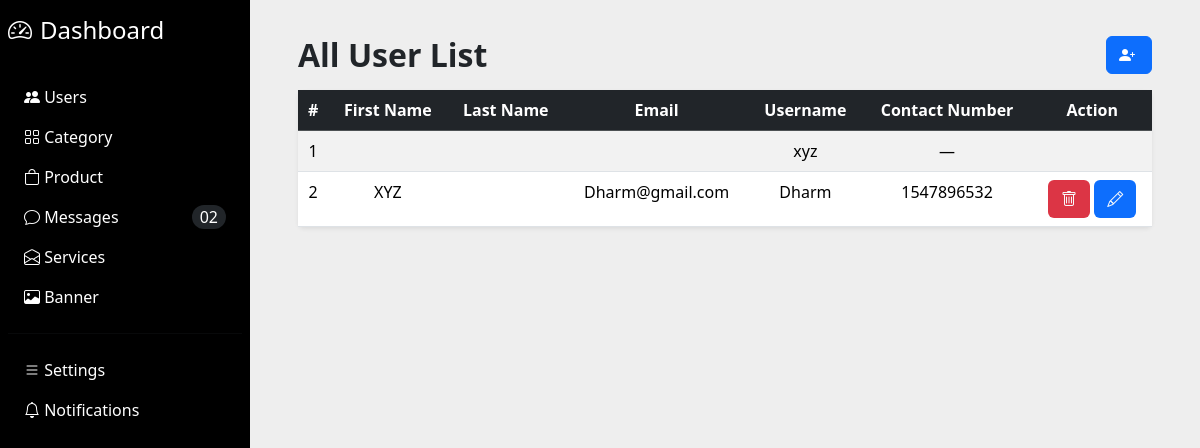
Page /dashboard/users/ (signed in) on the earlier database version.
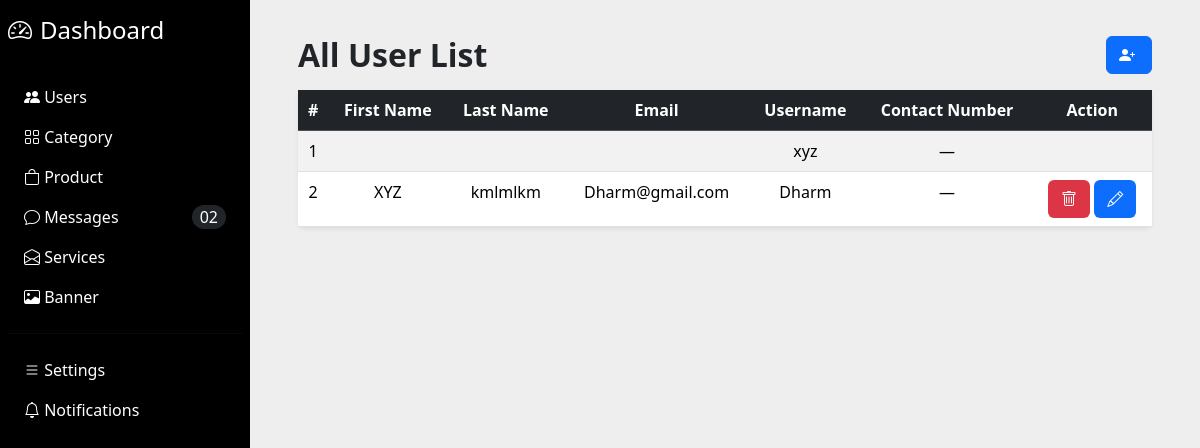
Same page on the later database version.
### users/models.py (models this page shows, shortened)
class BaseModel(models.Model):
    created_at = models.DateTimeField(auto_now_add=True,null=True)
    updated_at = models.DateTimeField(auto_now=True)
    class Meta:
        abstract = True

class User(BaseModel, AbstractUser):
    ROLE_CHOICES = (
        ('admin', 'Admin'),
        ('customer', 'Customer'),
    )
    role = models.CharField(
        max_length=20,
        choices=ROLE_CHOICES,
        default='customer'
    )
    contact_number = models.CharField(
        max_length=15,
        blank=True,
        null=True,
        unique=True
    )

### dashboard/views.py (the view)
# urls.py: path("users/", UserListView.as_view(), name="user_list"),
class UserListView(DashboardLoginRequiredMixin,LoginRequiredMixin, ListView):
    model = User
    template_name = "dashboard/all-user.html"
    context_object_name = "all_user"

### dashboard/views.py (called while the page is built)
    def dispatch(self, request, *args, **kwargs):
        if not request.user.is_authenticated:
            return render(request, 'index.html')
        return super().dispatch(request, *args, **kwargs)

### template/dashboard/all-user.html (shortened to what this page needs)
{% extends "dashboard/base.html" %} {% block content %}
<div class="container-fluid">
  <div class="d-flex justify-content-between align-items-center mb-3">
    <h2 class="fw-bold mb-0">All User List</h2>
    <a href="{% url 'add_user'%}" class="btn btn-primary" title="Add User">
      <i class="bi bi-person-plus-fill me-1"></i>
    </a>
  </div>
  <div class="card shadow-sm border-0">
    <div class="card-body p-0">
      <div class="table-responsive">
        <table class="table table-striped table-hover text-center mb-0">
          <thead class="table-dark">
            <tr>
              <th>#</th>
              <th>First Name</th>
              <th>Last Name</th>
              <th>Email</th>
              <th>Username</th>
              <th>Contact Number</th>
              <th>Action</th>
            </tr>
          </thead>
          <tbody>
            {% for user in all_user %}
            <tr>
              <td>{{ forloop.counter }}</td>
              <td>{{ user.first_name }}</td>
              <td>{{ user.last_name }}</td>
              <td>{{ user.email }}</td>
              <td>{{ user.username }}</td>
              <td>{{ user.contact_number|default:"—" }}</td>
              <td>
                {% if user.role != 'admin' %}
                <form action="{% url 'user_delete' user.id %}" method="post" style="display: inline">
                  <button class="btn bg-danger text-light" title="Delete User">
                    <i class="bi bi-trash"></i>
                  </button>
                </form>
                <a href="{% url 'user_edit' user.id %}" class="btn bg-primary text-light" title="Edit User">
                  <i class="bi bi-pencil"></i>
                </a>
                {% endif %}
              </td>
            </tr>
            {% empty %}
            <tr>
              <td colspan="6" class="text-muted py-4">No users found</td>
            </tr>
            {% endfor %}
          </tbody>
        </table>
      </div>
    </div>
  </div>
</div>
{% endblock content %}

Differences in the rows shown:
changed User "XYZ": last_name (not shown) → "kmlmlkm"; contact_number "1547896532" → "—"
